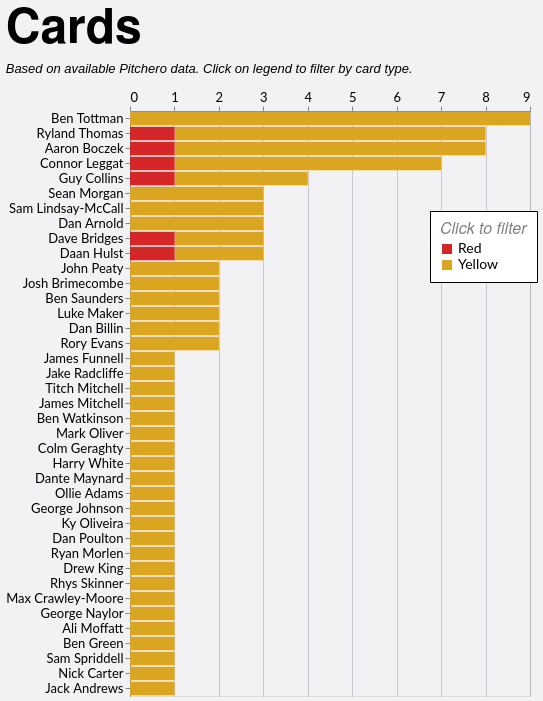

Write a Vega-Lite specification for this figure.
### Vega-Lite specification from a JSON file in a GitHub repository (floating-point values rounded to 4 significant figures)
{"config": {"axis": {"labelFont": "Lato, sans-serif", "titleFont": "PT Sans Narrow, Helvetica Neue, Helvetica, Arial, sans-serif", "labelFontSize": 13, "titleFontSize": 24, "gridColor": "#202947", "gridOpacity": 0.2}, "header": {"labelFont": "PT Sans Narrow, Helvetica Neue, Helvetica, Arial, sans-serif", "titleFont": "PT Sans Narrow, Helvetica Neue, Helvetica, Arial, sans-serif", "labelFontSize": 24, "titleFontSize": 28, "labelFontWeight": "bold", "orient": "left"}, "legend": {"labelFont": "Lato, sans-serif", "titleFont": "PT Sans Narrow, Helvetica Neue, Helvetica, Arial, sans-serif", "labelFontSize": 14, "titleFontSize": 16, "titlePadding": 5, "fillColor": "white", "strokeColor": "black", "padding": 10, "titleFontWeight": "lighter", "titleFontStyle": "italic", "titleColor": "gray", "offset": 10}, "title": {"font": "PT Sans Narrow, Helvetica Neue, Helvetica, Arial, sans-serif", "fontSize": 48, "fontWeight": "bold", "anchor": "start", "align": "center", "titlePadding": 20, "subtitlePadding": 10, "subtitleFontSize": 13, "subtitleColor": "", "subtitleFontStyle": "italic", "offset": 15, "color": "black"}, "axisX": {"labelAngle": 0}, "facet": {"title": null, "header": null, "align": {"row": "each", "column": "each"}}, "resolve": {"scale": {"y": "independent", "facet": "independent"}}, "background": "#f2f1f4"}, "data": {"name": "data-48a5c21d39bc53bf59d5319d380ac3dc"}, "mark": {"type": "bar"}, "encoding": {"color": {"field": "event", "legend": {"legendX": 300, "legendY": 100, "orient": "none", "title": "Click to filter"}, "scale": {"domain": ["Red", "Yellow"], "range": ["#d62728", "goldenrod"]}, "type": "nominal"}, "tooltip": [{"field": "player", "title": "Player", "type": "nominal"}, {"field": "event", "title": "Card Type", "type": "nominal"}, {"aggregate": "sum", "field": "count", "title": "Cards", "type": "quantitative"}, {"aggregate": "sum", "field": "A", "title": "Games", "type": "quantitative"}], "x": {"aggregate": "sum", "axis": {"format": "d", "orient": "top", "title": null}, "field": "count", "type": "quantitative"}, "y": {"field": "player", "sort": "-x", "title": null, "type": "nominal"}}, "height": {"step": 15}, "title": {"text": "Cards", "subtitle": "Based on available Pitchero data. Click on legend to filter by card type."}, "width": 400, "$schema": "https://vega.github.io/schema/vega-lite/v5.20.1.json", "datasets": {"data-48a5c21d39bc53bf59d5319d380ac3dc": [{"player": "Sean Morgan", "season": "2023/24", "squad": "1st", "player_join": "S Morgan", "A": 2, "event": "Yellow", "count": 1}, {"player": "Sean Morgan", "season": "2022/23", "squad": "1st", "player_join": "S Morgan", "A": 8, "event": "Yellow", "count": 1}, {"player": "Sean Morgan", "season": "2021/22", "squad": "1st", "player_join": "S Morgan", "A": 10, "event": "Yellow", "count": 1}, {"player": "James Funnell", "season": "2021/22", "squad": "1st", "player_join": "J Funnell", "A": 12, "event": "Yellow", "count": 1}, {"player": "Jake Radcliffe", "season": "2023/24", "squad": "1st", "player_join": "J Radcliffe", "A": 18, "event": "Yellow", "count": 1}, {"player": "John Peaty", "season": "2025/26", "squad": "1st", "player_join": "J Peaty", "A": 6, "event": "Yellow", "count": 1}, {"player": "Titch Mitchell", "season": "2022/23", "squad": "1st", "player_join": "T Mitchell", "A": 2, "event": "Yellow", "count": 1}, {"player": "James Mitchell", "season": "2022/23", "squad": "1st", "player_join": "T Mitchell", "A": 2, "event": "Yellow", "count": 1}, {"player": "John Peaty", "season": "2023/24", "squad": "1st", "player_join": "J Peaty", "A": 13, "event": "Yellow", "count": 1}, {"player": "Ben Watkinson", "season": "2023/24", "squad": "2nd", "player_join": "B Watkinson", "A": 11, "event": "Yellow", "count": 1}, {"player": "Guy Collins", "season": "2024/25", "squad": "1st", "player_join": "G Collins", "A": 20, "event": "Yellow", "count": 2}, {"player": "Mark Oliver", "season": "2023/24", "squad": "1st", "player_join": "M Oliver", "A": 5, "event": "Yellow", "count": 1}, {"player": "Colm Geraghty", "season": "2023/24", "squad": "1st", "player_join": "C Geraghty", "A": 7, "event": "Yellow", "count": 1}, {"player": "Harry White", "season": "2023/24", "squad": "1st", "player_join": "H White", "A": 7, "event": "Yellow", "count": 1}, {"player": "Dante Maynard", "season": "2024/25", "squad": "1st", "player_join": "D Maynard", "A": 1, "event": "Yellow", "count": 1}, {"player": "Guy Collins", "season": "2024/25", "squad": "1st", "player_join": "G Collins", "A": 20, "event": "Red", "count": 1}, {"player": "Guy Collins", "season": "2022/23", "squad": "1st", "player_join": "G Collins", "A": 17, "event": "Yellow", "count": 1}, {"player": "Ollie Adams", "season": "2023/24", "squad": "2nd", "player_join": "O Adams", "A": 1, "event": "Yellow", "count": 1}, {"player": "Connor Leggat", "season": "2024/25", "squad": "1st", "player_join": "C Leggat", "A": 11, "event": "Yellow", "count": 3}, {"player": "Ryland Thomas", "season": "2022/23", "squad": "2nd", "player_join": "R Thomas", "A": 4, "event": "Yellow", "count": 1}, {"player": "Connor Leggat", "season": "2022/23", "squad": "1st", "player_join": "C Leggat", "A": 9, "event": "Yellow", "count": 1}, {"player": "Ryland Thomas", "season": "2024/25", "squad": "1st", "player_join": "R Thomas", "A": 18, "event": "Yellow", "count": 1}, {"player": "Connor Leggat", "season": "2019/20", "squad": "1st", "player_join": "C Leggat", "A": 11, "event": "Yellow", "count": 1}, {"player": "Ryland Thomas", "season": "2024/25", "squad": "1st", "player_join": "R Thomas", "A": 18, "event": "Red", "count": 1}, {"player": "Connor Leggat", "season": "2018/19", "squad": "1st", "player_join": "C Leggat", "A": 13, "event": "Yellow", "count": 1}, {"player": "Ryland Thomas", "season": "2023/24", "squad": "1st", "player_join": "R Thomas", "A": 25, "event": "Yellow", "count": 3}, {"player": "Connor Leggat", "season": "2022/23", "squad": "1st", "player_join": "C Leggat", "A": 9, "event": "Red", "count": 1}, {"player": "Ryland Thomas", "season": "2022/23", "squad": "1st", "player_join": "R Thomas", "A": 8, "event": "Yellow", "count": 2}, {"player": "Josh Brimecombe", "season": "2021/22", "squad": "2nd", "player_join": "J Brimecombe", "A": 6, "event": "Yellow", "count": 1}, {"player": "Sam Lindsay-McCall", "season": "2023/24", "squad": "1st", "player_join": "S Lindsay", "A": 22, "event": "Yellow", "count": 1}, {"player": "George Johnson", "season": "2022/23", "squad": "1st", "player_join": "G Johnson", "A": 17, "event": "Yellow", "count": 1}, {"player": "Ky Oliveira", "season": "2022/23", "squad": "2nd", "player_join": "K Oliveira", "A": 2, "event": "Yellow", "count": 1}, {"player": "Josh Brimecombe", "season": "2024/25", "squad": "1st", "player_join": "J Brimecombe", "A": 19, "event": "Yellow", "count": 1}, {"player": "Sam Lindsay-McCall", "season": "2021/22", "squad": "1st", "player_join": "S Lindsay", "A": 13, "event": "Yellow", "count": 2}, {"player": "Dan Poulton", "season": "2022/23", "squad": "1st", "player_join": "D Poulton", "A": 17, "event": "Yellow", "count": 1}, {"player": "Ryan Morlen", "season": "2024/25", "squad": "2nd", "player_join": "R Morlen", "A": 6, "event": "Yellow", "count": 1}, {"player": "Drew King", "season": "2019/20", "squad": "1st", "player_join": "D King", "A": 7, "event": "Yellow", "count": 1}, {"player": "Dan Arnold", "season": "2019/20", "squad": "1st", "player_join": "D Arnold", "A": 12, "event": "Yellow", "count": 2}, {"player": "Rhys Skinner", "season": "2024/25", "squad": "1st", "player_join": "R Skinner", "A": 4, "event": "Yellow", "count": 1}, {"player": "Dan Arnold", "season": "2017/18", "squad": "1st", "player_join": "D Arnold", "A": 15, "event": "Yellow", "count": 1}, {"player": "Ben Tottman", "season": "2025/26", "squad": "1st", "player_join": "B Tottman", "A": 5, "event": "Yellow", "count": 1}, {"player": "Max Crawley-Moore", "season": "2023/24", "squad": "1st", "player_join": "M Crawley-Moore", "A": 16, "event": "Yellow", "count": 1}, {"player": "George Naylor", "season": "2024/25", "squad": "2nd", "player_join": "G Naylor", "A": 10, "event": "Yellow", "count": 1}, {"player": "Ben Tottman", "season": "2024/25", "squad": "1st", "player_join": "B Tottman", "A": 19, "event": "Yellow", "count": 3}, {"player": "Ben Tottman", "season": "2023/24", "squad": "1st", "player_join": "B Tottman", "A": 25, "event": "Yellow", "count": 2}, {"player": "Ben Tottman", "season": "2022/23", "squad": "1st", "player_join": "B Tottman", "A": 19, "event": "Yellow", "count": 2}, {"player": "Ben Tottman", "season": "2019/20", "squad": "1st", "player_join": "B Tottman", "A": 12, "event": "Yellow", "count": 1}, {"player": "Ben Saunders", "season": "2022/23", "squad": "1st", "player_join": "B Saunders", "A": 7, "event": "Yellow", "count": 1}, {"player": "Luke Maker", "season": "2024/25", "squad": "1st", "player_join": "L Maker", "A": 14, "event": "Yellow", "count": 1}, {"player": "Ben Saunders", "season": "2019/20", "squad": "1st", "player_join": "B Saunders", "A": 6, "event": "Yellow", "count": 1}, {"player": "Luke Maker", "season": "2023/24", "squad": "1st", "player_join": "L Maker", "A": 13, "event": "Yellow", "count": 1}, {"player": "Ali Moffatt", "season": "2025/26", "squad": "1st", "player_join": "A Moffatt", "A": 4, "event": "Yellow", "count": 1}, {"player": "Ben Green", "season": "2024/25", "squad": "2nd", "player_join": "B Green", "A": 13, "event": "Yellow", "count": 1}, {"player": "Dave Bridges", "season": "2023/24", "squad": "1st", "player_join": "D Bridges", "A": 17, "event": "Yellow", "count": 1}, {"player": "Dave Bridges", "season": "2022/23", "squad": "1st", "player_join": "D Bridges", "A": 15, "event": "Yellow", "count": 1}, {"player": "Dave Bridges", "season": "2023/24", "squad": "1st", "player_join": "D Bridges", "A": 17, "event": "Red", "count": 1}, {"player": "Sam Spriddell", "season": "2023/24", "squad": "1st", "player_join": "S Spriddell", "A": 11, "event": "Yellow", "count": 1}, {"player": "Dan Billin", "season": "2023/24", "squad": "1st", "player_join": "D Billin", "A": 20, "event": "Yellow", "count": 2}, {"player": "Nick Carter", "season": "2021/22", "squad": "1st", "player_join": "N Carter", "A": 4, "event": "Yellow", "count": 1}, {"player": "Jack Andrews", "season": "2023/24", "squad": "2nd", "player_join": "J Andrews", "A": 8, "event": "Yellow", "count": 1}, {"player": "Daan Hulst", "season": "2024/25", "squad": "2nd", "player_join": "D Hulst", "A": 4, "event": "Yellow", "count": 1}, {"player": "Daan Hulst", "season": "2023/24", "squad": "2nd", "player_join": "D Hulst", "A": 7, "event": "Yellow", "count": 1}, {"player": "Daan Hulst", "season": "2018/19", "squad": "1st", "player_join": "D Hulst", "A": 10, "event": "Red", "count": 1}, {"player": "Rory Evans", "season": "2023/24", "squad": "2nd", "player_join": "R Evans", "A": 10, "event": "Yellow", "count": 1}, {"player": "Aaron Boczek", "season": "2024/25", "squad": "2nd", "player_join": "A Boczek", "A": 3, "event": "Yellow", "count": 2}, {"player": "Rory Evans", "season": "2021/22", "squad": "2nd", "player_join": "R Evans", "A": 15, "event": "Yellow", "count": 1}, {"player": "Aaron Boczek", "season": "2025/26", "squad": "1st", "player_join": "A Boczek", "A": 7, "event": "Yellow", "count": 2}, {"player": "Aaron Boczek", "season": "2024/25", "squad": "1st", "player_join": "A Boczek", "A": 4, "event": "Yellow", "count": 1}, {"player": "Aaron Boczek", "season": "2024/25", "squad": "1st", "player_join": "A Boczek", "A": 4, "event": "Red", "count": 1}, {"player": "Aaron Boczek", "season": "2023/24", "squad": "1st", "player_join": "A Boczek", "A": 21, "event": "Yellow", "count": 2}]}}
